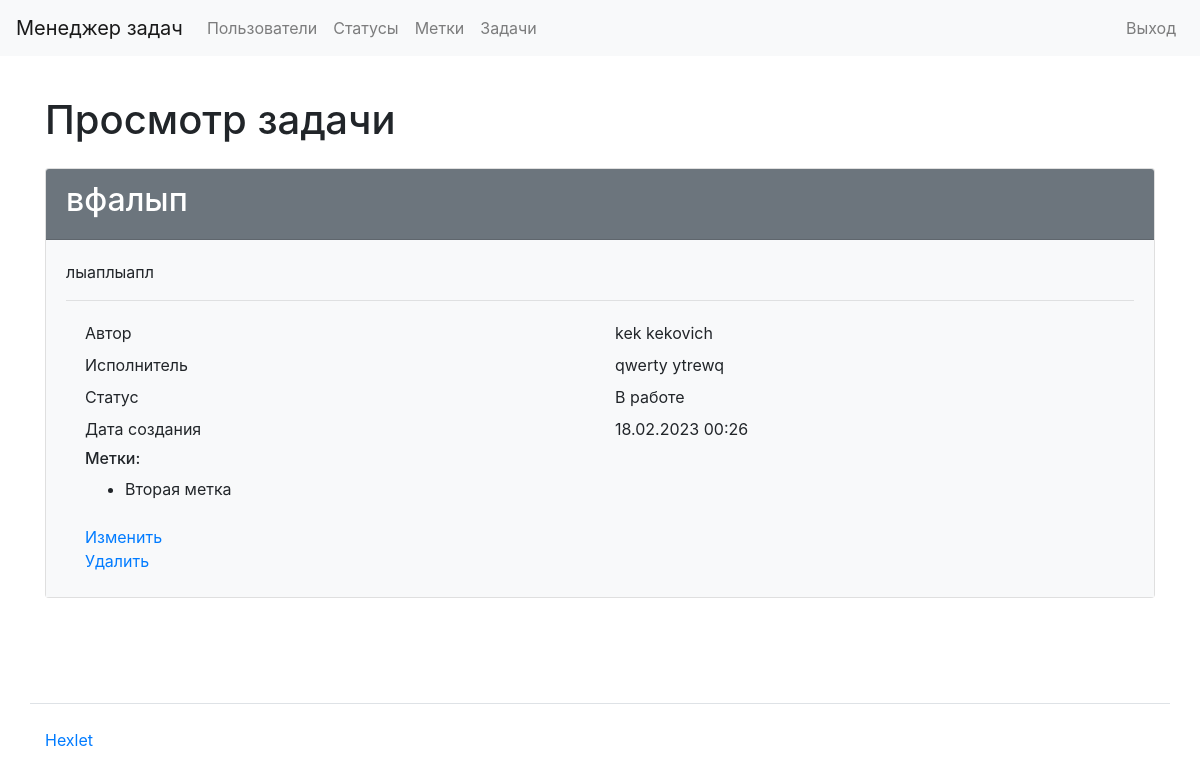
/tasks/6/ (signed in), run on the app's committed database.
### task_manager/tasks/models.py (models this page shows, shortened)
class Tasks(models.Model):
    name = models.CharField(max_length=150, verbose_name='Имя')
    creator = models.ForeignKey(SiteUser, on_delete=models.PROTECT)
    description = models.TextField(verbose_name='Описание', null=True, blank=True)
    status = models.ForeignKey(Statuses, on_delete=models.PROTECT, verbose_name='Статус')
    executor = models.ForeignKey(SiteUser, on_delete=models.PROTECT, verbose_name='Исполнитель', related_name='executor', null=True, blank=True)
    labels = models.ManyToManyField(Label, verbose_name='Метки', through="TasksLabels", blank=True)
    created_at = models.DateTimeField(auto_now=True)

### task_manager/users/models.py (models this page shows)
class SiteUser(AbstractUser):
    first_name = models.CharField(max_length=150, verbose_name='Имя')
    last_name = models.CharField(max_length=150, verbose_name='Фамилия')
    def __str__(self):
        return f'{self.first_name} {self.last_name}'

### task_manager/statuses/models.py (models this page shows)
class Statuses(models.Model):
    name = models.CharField(max_length=100, verbose_name='Имя')
    created_at = models.DateTimeField(auto_now=True)
    def __str__(self):
        return self.name

### task_manager/labels/models.py (models this page shows)
class Label(models.Model):
    name = models.CharField(max_length=100, verbose_name='Имя')
    created_at = models.DateTimeField(auto_now=True)
    def __str__(self):
        return self.name

### task_manager/tasks/views.py (the view)
# urls.py: path('<int:pk>/', views.TaskDetailView.as_view(), name='task_detail'),
class TaskDetailView(LoginRequiredMixin, DetailView):
    login_url = '/login/'
    model = Tasks

### task_manager/templates/tasks/tasks_detail.html
{% extends "base.html" %}
{% load bootstrap4 %}
{% block content %}
<h1 class="my-4">Просмотр задачи</h1>
<div class="card">
    <div class="card-header bg-secondary text-white">
        <h2>{{ tasks.name }}</h2>
    </div>
    <div class="card-body bg-light">
        <p>{{ tasks.description }}</p>
        <hr>
        <div class="container">
            <div class="row p-1">
              <div class="col">Автор</div>
              <div class="col">{{ tasks.creator }}</div>
            </div>
            <div class="row p-1">
              <div class="col">Исполнитель</div>
              <div class="col">{{ tasks.executor }}</div>
            </div>
            <div class="row p-1">
              <div class="col">Статус</div>
              <div class="col">{{ tasks.status }}</div>
            </div>
            <div class="row p-1">
              <div class="col">Дата создания</div>
              <div class="col">{{ tasks.created_at|date:'d.m.Y H:i' }}</div>
            </div>
            <div class="row p-1">
              <div class="col">
                <h6>Метки:</h6>
                {% for label in tasks.labels.all %}
                <ul>
                    <li>{{ label }}</li>
                </ul>
                {% endfor %}
              </div>
            </div>
            <div class="row p-1">
              <div class="col">
                <a href="{% url 'task_update' tasks.pk %}">Изменить</a>
                <br>
                <a href="{% url 'task_delete' tasks.pk %}">Удалить</a>
              </div>
            </div>
          </div>
    </div>
</div>
{% endblock %}

### data on the page
Tasks: name "вфалып", description "лыаплыапл", creator "kek kekovich", executor "qwerty ytrewq", status "В работе", created_at "18.02.2023 00:26"
Label: name "Вторая метка"
